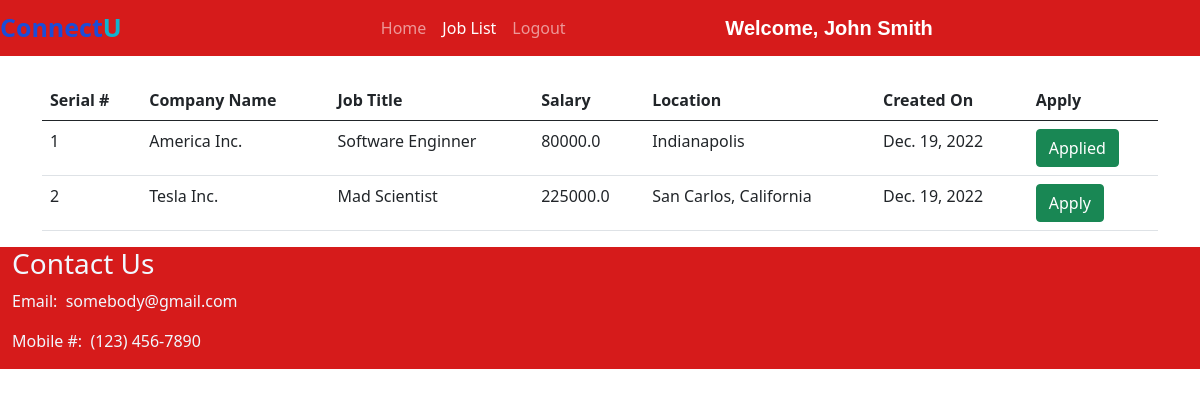
The page /all_jobs/ (signed in) on the database its author committed.
### jobs/models.py (models this page shows, shortened)
class Job(models.Model):
    company = models.ForeignKey(Company, on_delete=models.CASCADE)
    start_date = models.DateField()
    end_date = models.DateField()
    title = models.CharField(max_length=200)
    salary = models.FloatField()
    image = models.ImageField(upload_to="")
    description = models.TextField(max_length=400)
    experience = models.CharField(max_length=100)
    location = models.CharField(max_length=100)
    skills = models.CharField(max_length=200)
    creation_date = models.DateField()

class Company(models.Model):
    user = models.ForeignKey(User, on_delete=models.CASCADE)
    phone = models.CharField(max_length=10)
    image = models.ImageField(upload_to="")
    gender = models.CharField(max_length=10)
    type = models.CharField(max_length=15)
    status = models.CharField(max_length=20)
    company_name = models.CharField(max_length=100)

### jobs/views.py (the view)
# urls.py: path("all_jobs/", views.all_jobs, name="all_jobs"),
def all_jobs(request):
    jobs = Job.objects.all().order_by('-start_date')
    applicant = Applicant.objects.get(user=request.user)
    apply = Application.objects.filter(applicant=applicant)
    data = []
    for i in apply:
        data.append(i.job.id)
    return render(request, "all_jobs.html", {'jobs': jobs, 'data': data})

### jobs/templates/all_jobs.html (shortened to what this page needs)
{% extends 'user_navbar.html' %}
{% block job_list %} active {% endblock %}
{% block body %}
<div class="container mt-4">
    <table class="table table-hover" id="example">
        <thead>
            <tr>
                <th>Serial #</th>
                <th>Company Name</th>
                <th>Job Title</th>
                <th>Salary</th>
                <th>Location</th>
                <th>Created On</th>
                <th>Apply</th>
            </tr>
        </thead>
        <tbody>
            {% for job in jobs %}
            <tr>
                <td>{{forloop.counter}}</td>
                <td>{{job.company.company_name}}</td>
                <td>{{job.title}}</td>
                <td>{{job.salary}}</td>
                <td>{{job.location}}</td>
                <td>{{job.creation_date}}</td>
                {% if job.id in data %}
                <td><a class="btn btn-success">Applied</a></td>
                {% else %}
                <td><a href="/job_detail/{{job.id}}/" class="btn btn-success">Apply</a></td>
                {% endif %}
            </tr>
            {% endfor %}
        </tbody>
    </table>
</div>
<div class="container-fluid mt-2" style="background-color: #d61b1b; width: 100%;">
    <div class="row">
        <div class="col-md-4">
            <h3 style="color: aliceblue;">Contact Us</h3>
            <p style="color: aliceblue">
                Email:&nbsp;&nbsp;somebody@gmail.com</p>
            <p style="color: aliceblue">Mobile #:&nbsp;&nbsp;(123) 456-7890</p>
        </div>
    </div>
</div>
{% endblock %}

### jobs/templates/user_navbar.html (shortened to what this page needs)
<!doctype html>
<html lang="en">
<head>
  <link href="https://cdn.jsdelivr.net/npm/bootstrap@5.0.2/dist/css/bootstrap.min.css" rel="stylesheet"
>
  <link rel="stylesheet" href="https://cdnjs.cloudflare.com/ajax/libs/font-awesome/5.15.3/css/all.min.css">
</head>
<body>
  <nav class="navbar navbar-expand-lg navbar-dark sticky-top">
    <a><span class="head1">Connect</span><span class="head2">U</span></a>
    <div class="container w-50">
      <div class="collapse navbar-collapse" id="navbarSupportedContent">
        <ul class="navbar-nav me-auto mb-2 mb-lg-0">
          <li class="nav-item">
            <a class="nav-link {% block home %}{% endblock %}" aria-current="page" href="/user_homepage/">Home</a>
          </li>
          <li class="nav-item">
            <a class="nav-link {% block job_list %}{% endblock %}" href="/all_jobs/">Job List</a>
          </li>
          <li class="nav-item">
            <a class="nav-link" href="/logout/">Logout</a>
          </li>
        </ul>
        <a class="navbar-brand"
          style="font-weight: bold; font-family: 'Arial', Verdana, Geneva, Tahoma, sans-serif, serif;">Welcome,
          {{request.user.get_full_name}}</a>
      </div>
    </div>
  </nav>
  {% block body %}
  {% endblock %}
</body>
</html>
</html>

### jobs/templates/user_navbar.html (style rules this page uses)
.navbar { background-color: #d61b1b; }
.head1 { color: #1b4dd8; font-size: 25px; font-weight: bold; height: 50px; }
.head2 { color: #10b3cf; font-size: 25px; font-weight: bold; }

### rows shown on the page
Job: company.company_name "America Inc.", title "Software Enginner", salary "80000.0", location "Indianapolis", creation_date "Dec. 19, 2022", shows "Applied"
Job: company.company_name "Tesla Inc.", title "Mad Scientist", salary "225000.0", location "San Carlos, California", creation_date "Dec. 19, 2022"

### other values the page prints
{{ request.user.get_full_name }} "John Smith"
